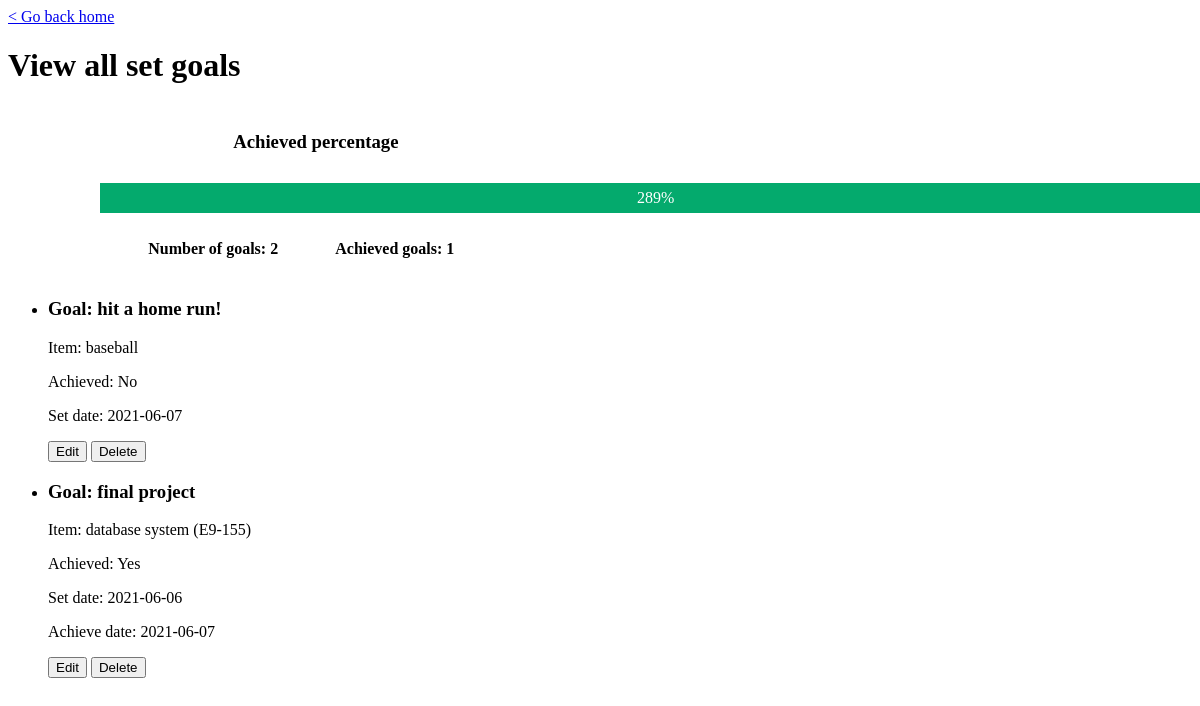
Page /goals/listAll on the earlier database version.
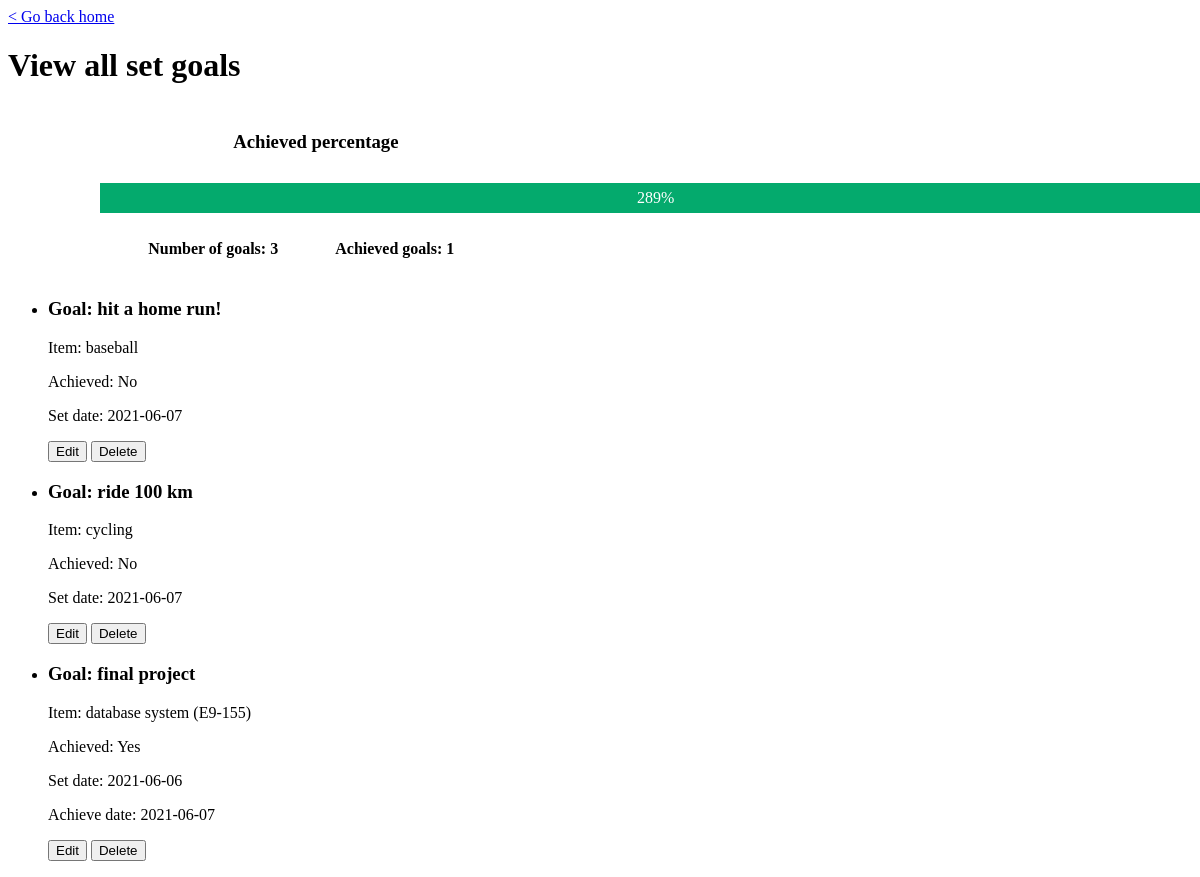
Same page on the later database version.
### MainApp/models.py (models this page shows, shortened)
class Goals(db.Model):
    __tablename__ = 'Goals'
    GoalNumber = db.Column(db.CHAR(6), primary_key=True)
    ItemNumber = db.Column(db.CHAR(6), db.ForeignKey('Items.ItemNumber', ondelete='CASCADE'), nullable=False)
    Goal = db.Column(db.VARCHAR(100), nullable=False)
    Achieved = db.Column(db.CHAR(1), nullable=False)
    SetDate = db.Column(db.CHAR(10))
    AchieveDate = db.Column(db.CHAR(10))
    '''
    __table_args__ = (
        db.ForeignKeyConstraint(['ItemNumber'], ['Items.ItemNumber']),
    )
    '''
    goal_referenced_by_record = db.relationship('Records', lazy=True, foreign_keys='Records.GoalNumber')

class Items(db.Model):
    __tablename__ = 'Items'
    Category = db.Column(db.VARCHAR(20), nullable=False)
    ItemNumber = db.Column(db.CHAR(6), primary_key=True)
    Name = db.Column(db.VARCHAR(50), nullable=False)
    item_referenced_by_record = db.relationship('Records', lazy=True, cascade='delete')
    item_referenced_by_goal = db.relationship('Goals', lazy=True, cascade='delete')

### main.py (the view)
@app.route('/goals/listAll')
def goals_listAll():
    return goals_views.listGoals()

### MainApp/templates/goals/goal_listAll.html (shortened to what this page needs)
<!doctype html>
<html>
    <link rel="stylesheet" href="/static/goals/goal_listAll_css.css">
    <body onload="setInfo()">
        <a href="/home" title="go to Homepage">&lt; Go back home</a>
        <div class="titleContainer">
            <h1 class="goalContainer">View all set goals</h1>
            <div id="progressContainer">
                <div class="progress" id="percentageContainer">
                    <h3 id="percentage">Achieved percentage</h3>
                </div>
                <div class="progress" id="barContainer">
                    <div id="bar">{{percentage}}%</div>
                </div>
            </div>
            <div id="progressDetailContainer">
                <div class="progressDetail" id="numberOfGoalsContainer">
                    <h4 id="numberOfGoals">Number of goals: {{numberOfGoals}}</h4>
                </div>
                <div class="progressDetail" id="numberOfAchievedGoals">
                    <h4 id="numberOfAchievedGoals">Achieved goals: {{numberOfAchievedGoals}}</h4>
                </div>
            </div>
        </div>
        <div class="goalContainer">
            <ul class="setGoals">
                {% for g in goals %}
                <li class="setGoals">
                    <h3 class="goal" id="goal">Goal: {{g.Goal}}</h3>
                    {% if g.Category == 'Learning' %}
                        <p class="goal" id="item">Item: {{g.Name}} ({{g.ItemNumber}})</p>
                    {% else %}
                        <p class="goal" id="item">Item: {{g.Name}}</p>
                    {% endif %}
                    {% if g.Achieved == 'Y' %}
                        <p class="goal" id="achieved">Achieved: Yes</p>
                    {% else %}
                        <p class="goal" id="achieved">Achieved: No</p>
                    {% endif %}
                    <p class="goal" id="setDate">Set date: {{g.SetDate}}</p>
                    {% if g.AchieveDate != None %}
                        <p class="goal" id="achieveDate">Achieve date: {{g.AchieveDate}}</p>
                    {% endif %}
                    <button type="modifyRequest" onclick="sendModifyRequest('{{g.GoalNumber}}')">Edit</button>
                    <button type="deleteRequest" onclick="deleteWarn('{{g.GoalNumber}}')">Delete</button>
                </li>
                {% endfor %}
            </ul>
        </div>
    </body>
</html>

### MainApp/static/goals/goal_listAll_css.css (style rules this page uses)
#progressContainer { width: 50%; text-align: center; display: inline-block; }
.progress { display: inline-block; }
#percentageContainer { width: auto; text-align: left; margin: 1% 1% 1% 5%; }
#barContainer { width: 65%; background-color: rgb(197, 197, 197); margin: 1% 5% 1% 1%; }
#bar { width: 0%; height: 30px; background-color: #04AA6D; text-align: center; line-height: 30px; color: white; }
#progressDetailContainer { width: 50%; text-align: center; display: inline-block; }
.progressDetail { width: 30%; display: inline-block; }

Differences in the rows shown:
added Goals: Goal "ride 100 km", Name "cycling", Achieved "Achieved: No", SetDate "2021-06-07"
Other differences:
{{ numberOfGoals }}: "2" → "3"
